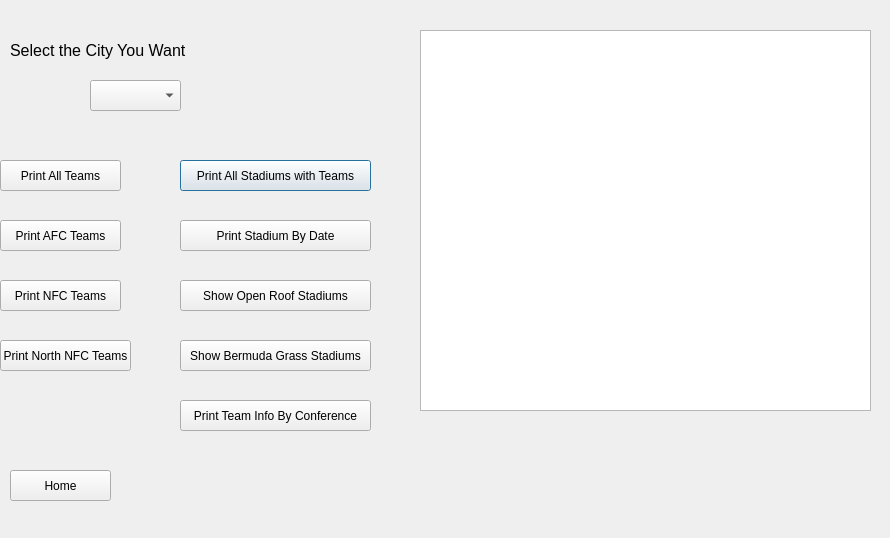
<?xml version="1.0" encoding="UTF-8"?>
<ui version="4.0">
 <class>DisplayInfo</class>
 <widget class="QDialog" name="DisplayInfo">
  <property name="geometry">
   <rect>
    <x>0</x>
    <y>0</y>
    <width>890</width>
    <height>538</height>
   </rect>
  </property>
  <property name="windowTitle">
   <string>Dialog</string>
  </property>
  <widget class="QPushButton" name="PrintStadiumPushButton">
   <property name="geometry">
    <rect>
     <x>180</x>
     <y>160</y>
     <width>191</width>
     <height>31</height>
    </rect>
   </property>
   <property name="text">
    <string>Print All Stadiums with Teams</string>
   </property>
  </widget>
  <widget class="QPushButton" name="PrintNFCTeamsPushButton">
   <property name="geometry">
    <rect>
     <x>0</x>
     <y>280</y>
     <width>121</width>
     <height>31</height>
    </rect>
   </property>
   <property name="text">
    <string>Print NFC Teams</string>
   </property>
  </widget>
  <widget class="QPushButton" name="PrintStadiumByDatePushButton">
   <property name="geometry">
    <rect>
     <x>180</x>
     <y>220</y>
     <width>191</width>
     <height>31</height>
    </rect>
   </property>
   <property name="text">
    <string>Print Stadium By Date</string>
   </property>
  </widget>
  <widget class="QPushButton" name="PrintAllTeamsPushButton">
   <property name="geometry">
    <rect>
     <x>0</x>
     <y>160</y>
     <width>121</width>
     <height>31</height>
    </rect>
   </property>
   <property name="text">
    <string>Print All Teams</string>
   </property>
  </widget>
  <widget class="QPushButton" name="PrintAFCTeamsPushButton">
   <property name="geometry">
    <rect>
     <x>0</x>
     <y>220</y>
     <width>121</width>
     <height>31</height>
    </rect>
   </property>
   <property name="text">
    <string>Print AFC Teams</string>
   </property>
  </widget>
  <widget class="QPushButton" name="PrintNorthNFCTeamsPushButton">
   <property name="geometry">
    <rect>
     <x>0</x>
     <y>340</y>
     <width>131</width>
     <height>31</height>
    </rect>
   </property>
   <property name="text">
    <string>Print North NFC Teams</string>
   </property>
  </widget>
  <widget class="QTableWidget" name="tableWidget">
   <property name="geometry">
    <rect>
     <x>420</x>
     <y>30</y>
     <width>451</width>
     <height>381</height>
    </rect>
   </property>
  </widget>
  <widget class="QLabel" name="label">
   <property name="geometry">
    <rect>
     <x>10</x>
     <y>30</y>
     <width>241</width>
     <height>41</height>
    </rect>
   </property>
   <property name="font">
    <font>
     <pointsize>12</pointsize>
    </font>
   </property>
   <property name="text">
    <string>Select the City You Want</string>
   </property>
  </widget>
  <widget class="QPushButton" name="ShowBermudaGrassStadiumsPushButton">
   <property name="geometry">
    <rect>
     <x>180</x>
     <y>340</y>
     <width>191</width>
     <height>31</height>
    </rect>
   </property>
   <property name="text">
    <string>Show Bermuda Grass Stadiums</string>
   </property>
  </widget>
  <widget class="QPushButton" name="ShowOpenRoofStadiumsPushButton">
   <property name="geometry">
    <rect>
     <x>180</x>
     <y>280</y>
     <width>191</width>
     <height>31</height>
    </rect>
   </property>
   <property name="text">
    <string>Show Open Roof Stadiums</string>
   </property>
  </widget>
  <widget class="QPushButton" name="PrintTeamInforByConferencePushButton">
   <property name="geometry">
    <rect>
     <x>180</x>
     <y>400</y>
     <width>191</width>
     <height>31</height>
    </rect>
   </property>
   <property name="text">
    <string>Print Team Info By Conference</string>
   </property>
  </widget>
  <widget class="QPushButton" name="HomePushButton">
   <property name="geometry">
    <rect>
     <x>10</x>
     <y>470</y>
     <width>101</width>
     <height>31</height>
    </rect>
   </property>
   <property name="text">
    <string>Home</string>
   </property>
  </widget>
  <widget class="QComboBox" name="comboBox">
   <property name="geometry">
    <rect>
     <x>90</x>
     <y>80</y>
     <width>91</width>
     <height>31</height>
    </rect>
   </property>
  </widget>
 </widget>
 <resources/>
 <connections/>
</ui>
